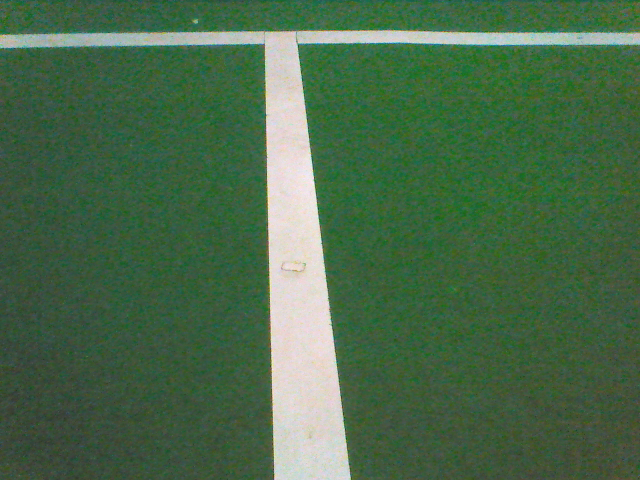
//> input picture images/old_images/001.png, 640 x 480 px
$ ./classifyLine ../../images/old_images/001.png   (built with g++ and OpenCV 4)
//> lines starting //> are read from the running program, lines starting //| are printed output that depends on the picture; after the words box and inside, x2 and y2 are one past the last pixel; in counts of white or black regions, pixels touching at a corner belong together
### src/experiments/classifyLine.hpp
#include <cv.h>


void initTFieldLines (std::vector<Point> &hLineRegion, std::vector<Rect> &hVertexBounds, std::vector<Point> &vLineRegion, std::vector<Rect> &vVertexBounds);
void overlayTemplate(Mat &src, Mat &output, std::vector<Feature> features);
void highLightFeatures(Mat &img, std::vector<Feature> &features);
void fillFeatures(Mat &img, std::vector<Feature> &features);
void expandBoundingArea(std::vector<Vec4i> &lines, std::vector<Feature> &features);
void updateBoundingBox(std::vector<Point> &fillRegion, Point p, std::vector<Rect> &vertexBounds);
bool inRange(double x, double min, double max);
double radToDeg(double thetaInRad);
void help();

### src/experiments/Feature.hpp
using namespace cv;

class Feature {
public:
    std::vector<cv::Point> region;
    std::vector<cv::Rect> vertexBounds;
    double angle; // -90 < angle <= 90
    double tolerance; // 0 <= tolerance <= 90

    Feature(std::vector<cv::Point> &region, std::vector<cv::Rect> &vertexBounds, double angle, double tolerance);
};

Feature::Feature(std::vector<cv::Point> &region, std::vector<cv::Rect> &vertexBounds, double angle, double tolerance) {
    this->region = region;
    this->vertexBounds = vertexBounds;
    this->angle = angle;
    this->tolerance = tolerance;
}

### src/experiments/classifyLine.cpp
#include "opencv2/highgui/highgui.hpp"
#include "opencv2/imgproc/imgproc.hpp"
#include <iostream>
#include <math.h>
#include "Feature.hpp"
#include "classifyLine.hpp"

using namespace cv;
using namespace std;

// Bounding quadrilateral containing the pixels to be classified as training data
// For all data structures, order is clockwise from topleft i.e.
// [0] = topLeft
// [1] = topRight
// [2] = botRight
// [3] = botLeft


// Top left corner of image is (0,0)
int main(int argc, char** argv) {
    if(argc < 2) {
        help();
        exit(1);
    }
    const char* filename = argv[1];
    Mat colourSrc = imread(filename, 1);
//> colourSrc is the input picture: 480 rows x 640 cols, CV_8UC3; mean B, G, R 73.7, 106.1, 73.1
    Mat greySrc = imread(filename, 0);
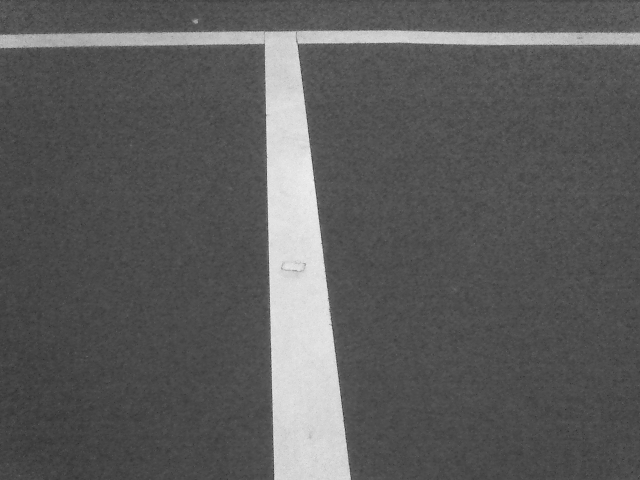
//> greySrc: 480 rows x 640 cols, CV_8UC1; min 46, max 242, mean 92
    if(greySrc.empty()) {
        help();
        cout << "can not open " << filename << endl;
        return -1;
    }

    Mat outputEdgeMap, outputEdgeMap_3ch;
    Canny(greySrc, outputEdgeMap, 50, 200, 3);
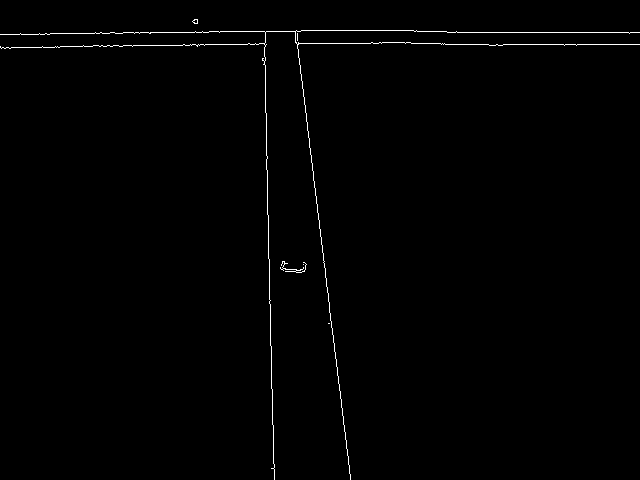
//> outputEdgeMap: 480 rows x 640 cols, CV_8UC1; 0.74% white in thin lines or dots
    cvtColor(outputEdgeMap, outputEdgeMap_3ch, CV_GRAY2BGR);
//> outputEdgeMap_3ch: 480 rows x 640 cols, CV_8UC3; 0.74% white in thin lines or dots
    vector<Vec4i> lines;
    HoughLinesP(outputEdgeMap, lines, 1, CV_PI/180, 50, 50, 80);
//> lines = 11 lines (x1, y1, x2, y2), first 8: [295, 31, 350, 479], [447, 32, 639, 32], [264, 31, 272, 468], [441, 44, 639, 44], [47, 34, 331, 30], [1, 48, 311, 43], [269, 259, 273, 468], [0, 34, 217, 31]

    vector<Point> hLineRegion, vLineRegion;
    vector<Rect> hVertexBounds, vVertexBounds;
    initTFieldLines(hLineRegion,hVertexBounds,vLineRegion,vVertexBounds);

    vector<Feature> features;
    features.push_back(Feature(hLineRegion,hVertexBounds,0,20));
    features.push_back(Feature(vLineRegion,vVertexBounds,90,20));

    Mat blended;
    overlayTemplate(colourSrc,blended,features);

    // Now update the region defined in the template to contain a feature
    // to converge to the feature
    expandBoundingArea(lines,features);

    fillFeatures(outputEdgeMap_3ch,features);

    highLightFeatures(outputEdgeMap_3ch,features);


    namedWindow("blended", CV_WINDOW_NORMAL);
    imshow("blended", blended);
    namedWindow("source", CV_WINDOW_NORMAL);
    imshow("source", greySrc);
    namedWindow( "detected lines", CV_WINDOW_NORMAL);
    imshow("detected lines", outputEdgeMap_3ch);

    waitKey();

    return 0;
}

// Debug function, initialises the required templates for two particular images
void initTFieldLines (vector<Point> &hLineRegion, vector<Rect> &hVertexBounds, vector<Point> &vLineRegion, vector<Rect> &vVertexBounds) {
#if 1 // 001.png
    // Seed initial bestSoFar to be away from the target area
    hLineRegion.push_back(Point(320,240));
    hLineRegion.push_back(Point(320,240));
    hLineRegion.push_back(Point(320,240));
    hLineRegion.push_back(Point(320,240));

    // bounding box for each vertex of the lineRegion
    hVertexBounds.push_back(Rect(Point(0,25),Point(320,40)));
    hVertexBounds.push_back(Rect(Point(320,20),Point(640,40)));
    hVertexBounds.push_back(Rect(Point(320,40),Point(640,60)));
    hVertexBounds.push_back(Rect(Point(0,40),Point(320,60)));

    vLineRegion.push_back(Point(290,240));
    vLineRegion.push_back(Point(290,240));
    vLineRegion.push_back(Point(290,240));
    vLineRegion.push_back(Point(290,240));

    vVertexBounds.push_back(Rect(Point(250,20),Point(290,50)));
    vVertexBounds.push_back(Rect(Point(290,20),Point(310,50)));
    vVertexBounds.push_back(Rect(Point(290,240),Point(370,480)));
    vVertexBounds.push_back(Rect(Point(260,240),Point(290,480)));
#else // 006.png
    // Seed initial bestSoFar to be away from the target area
    hLineRegion.push_back(Point(320,240));
    hLineRegion.push_back(Point(320,240));
    hLineRegion.push_back(Point(320,240));
    hLineRegion.push_back(Point(320,240));

    // bounding box for each vertex of the lineRegion
    hVertexBounds.push_back(Rect(Point(0,80),Point(320,115)));
    hVertexBounds.push_back(Rect(Point(320,120),Point(640,140)));
    hVertexBounds.push_back(Rect(Point(320,140),Point(640,160)));
    hVertexBounds.push_back(Rect(Point(0,115),Point(320,135)));

    vLineRegion.push_back(Point(415,240));
    vLineRegion.push_back(Point(415,240));
    vLineRegion.push_back(Point(415,240));
    vLineRegion.push_back(Point(415,240));

    vVertexBounds.push_back(Rect(Point(380,110),Point(415,240)));
    vVertexBounds.push_back(Rect(Point(415,110),Point(440,240)));
    vVertexBounds.push_back(Rect(Point(415,240),Point(475,480)));
    vVertexBounds.push_back(Rect(Point(360,240),Point(415,480)));
#endif
}

void overlayTemplate(Mat &src, Mat &output, vector<Feature> features) {
    // Overlay the template used
    Mat temp = src.clone();

    for(size_t i = 0; i < features.size(); ++i) {
        //Point template_pts[] = {Point(0,90), Point(640,120), Point(640,160),Point(0,140)};
        Feature f = features[i];
        vector<Point> template_pts;
        template_pts.push_back(Point(f.vertexBounds[0].x, f.vertexBounds[0].y));
        template_pts.push_back(Point(f.vertexBounds[1].x + f.vertexBounds[1].width, f.vertexBounds[1].y));
        template_pts.push_back(Point(f.vertexBounds[2].x + f.vertexBounds[2].width, f.vertexBounds[2].y + f.vertexBounds[2].height));
        template_pts.push_back(Point(f.vertexBounds[3].x, f.vertexBounds[3].y + f.vertexBounds[3].height));

        // &template_pts[0] is the first element of the vector
        fillConvexPoly(temp,&template_pts[0],4,Scalar(255,0,0), CV_AA, 0);
    }
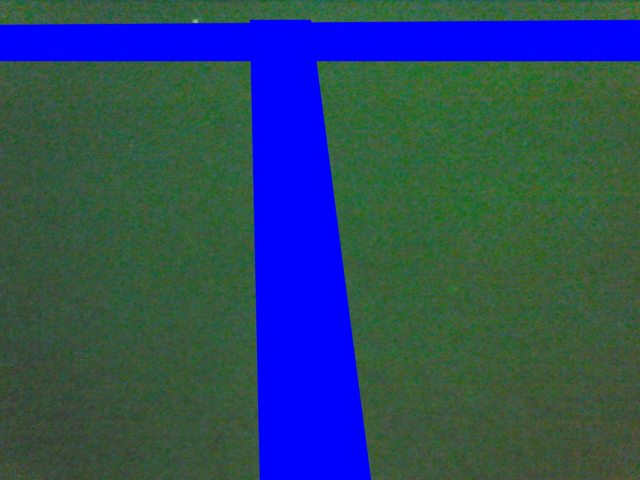
//> temp: 480 rows x 640 cols, CV_8UC3; mean B, G, R 97.6, 73.8, 44.9

    //Point template_pts_2[] = {Point(380,100), Point(450,100), Point(480,480),Point(350,480)};
    //fillConvexPoly(temp,&template_pts_2[0],4,Scalar(255,0,0), CV_AA, 0);

    double alpha = 0.6;
    double beta = 1.0 - alpha;
    double gamma = 0.0;
    addWeighted(src,alpha,temp,beta,gamma,output);
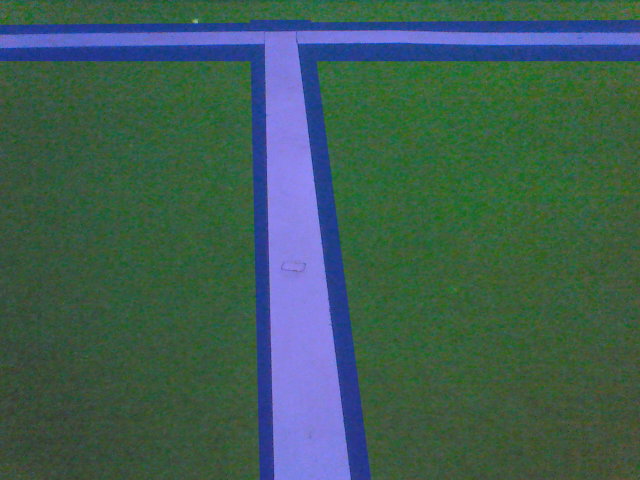
//> output: 480 rows x 640 cols, CV_8UC3; mean B, G, R 83.3, 93.2, 61.8
//> the loop in expandBoundingArea, `for(size_t i = 0; i < lines.size(); i++)` made 11 passes
//> (pts, thetaInRad, thetaInDeg) on passes 1 to 8: (2 Points (x, y): [295, 31], [350, 479], 1.45, 83), (2 Points (x, y): [447, 32], [639, 32], 0, 0), (2 Points (x, y): [264, 31], [272, 468], 1.55, 88.95), (2 Points (x, y): [441, 44], [639, 44], 0, 0), (2 Points (x, y): [47, 34], [331, 30], -0.0141, -0.807), (2 Points (x, y): [1, 48], [311, 43], -0.0161, -0.924), (2 Points (x, y): [269, 259], [273, 468], 1.55, 88.9), (2 Points (x, y): [0, 34], [217, 31], -0.0138, -0.792)
}

// Given the features, highlight the bounds
void highLightFeatures(Mat &img, vector<Feature> &features) {
    // For each feature, highlight the bounding area's edges
    for(size_t i = 0; i < features.size(); ++i) {
        line(img,features[i].region[0],features[i].region[1],Scalar(0,0,255),1,CV_AA);
        line(img,features[i].region[1],features[i].region[2],Scalar(0,0,255),1,CV_AA);
        line(img,features[i].region[2],features[i].region[3],Scalar(0,0,255),1,CV_AA);
        line(img,features[i].region[3],features[i].region[0],Scalar(0,0,255),1,CV_AA);
    }
}

// Given the features, fill in pixels that are within it
void fillFeatures(Mat &img, vector<Feature> &features) {
    // if the point is inside or on the contour
    // colour it in
    for(int y = 0; y < img.rows; ++y) {
        for(int x = 0; x < img.cols; ++x) {
            Point p = Point(x,y);
            //Vec3b colour = colourSrc.at<Vec3b>(p);
            for(size_t i = 0; i < features.size(); ++i) {
                // if the point is in the feature, colour it in
                if(pointPolygonTest(features[i].region,p,false) >= 0) {
                    line(img,p,p,Scalar(255,255,0),2,CV_AA);
                }
            }
        }
    }
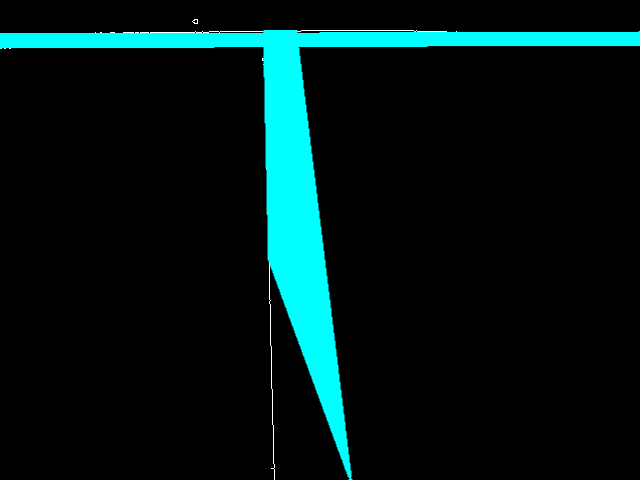
//> img: 480 rows x 640 cols, CV_8UC3; mean B, G, R 21.9, 21.9, 0.4
//> after the loop in highLightFeatures, `for(size_t i = 0; i < features.size(); ++i)`:
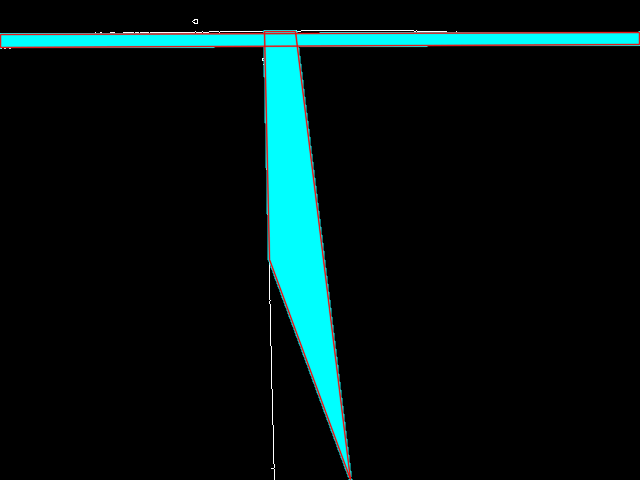
//> img: 480 rows x 640 cols, CV_8UC3; 2.14% of pixels changed, all inside (x1, y1, x2, y2) = (0, 30, 640, 480)
}

// Given the detected HoughLines and the features to be detected
// expand the boudning area of the features if they meet certain conditions
void expandBoundingArea(vector<Vec4i> &lines, vector<Feature> &features) {
    for(size_t i = 0; i < lines.size(); i++) {
        Vec4i l = lines[i];
        // End points of detected lines
        Point pts[] = {Point(l[0], l[1]),
            Point(l[2], l[3])};

        // then theta is the principal arctan of the line (atan not atan2)
        // Hence -90 < radToDeg(theta) < 90
        // Hence 0 <= absThetaInDeg <= 90
        double thetaInRad = (l[2] == l[0]) ? M_PI/2 : atan((double)(l[3]-l[1])/(l[2]-l[0]));
        double thetaInDeg = radToDeg(thetaInRad);

        for(size_t k = 0; k < features.size(); ++k) {
            Feature f = features[k];
            double min = f.angle - f.tolerance;
            double max = f.angle + f.tolerance;
            // If the calculated angle is within the calculated range
            // If not try swapping to the opposite quadrant (since lines extend in both directions)
            if(inRange(thetaInDeg,min,max) || inRange(thetaInDeg + 180,min,max) || inRange(thetaInDeg - 180,min,max)) {
                for(int i = 0; i < 2; ++i) {
                    updateBoundingBox(features[k].region,pts[i],features[k].vertexBounds);
                }
            }
        }
    }
}

// Given a point, if it increases the scope of the bounding box,
// update the bounding box
// @param fillRegion the region so far determined to be inside the feature
// @param vertexBounds each vertex of the field line has its own bounding box
void updateBoundingBox(vector<Point> &fillRegion, Point p, vector<Rect> &vertexBounds) {
    if(p.x < fillRegion[0].x && vertexBounds[0].contains(p)) {
        fillRegion[0] = p;
    }
    if(p.x > fillRegion[1].x && vertexBounds[1].contains(p)) {
        fillRegion[1] = p;
    }
    if(p.x > fillRegion[2].x && vertexBounds[2].contains(p)) {
        fillRegion[2] = p;
    }
    if(p.x < fillRegion[3].x && vertexBounds[3].contains(p)) {
        fillRegion[3] = p;
    }
}

double radToDeg(double thetaInRad) {
    return thetaInRad * 180 / M_PI;
}

bool inRange(double x, double min, double max) {
    return (x > min && x < max ? true : false);
}

// [5 lines left out: function help, not called in this run]

$ run again, with images/old_images/002.png copied over images/old_images/001.png
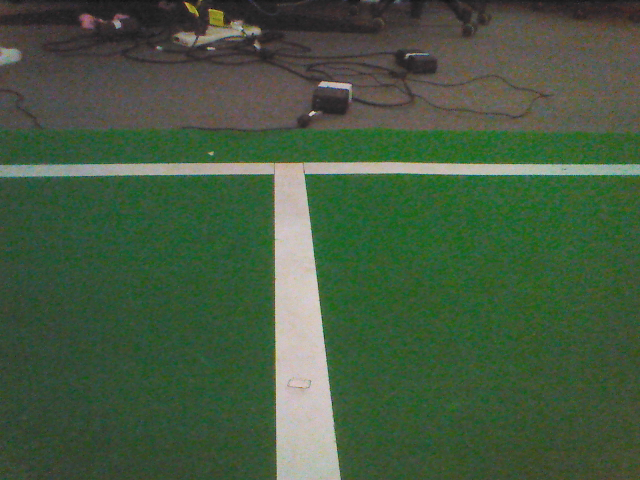
//> input picture images/old_images/002.png, 640 x 480 px
//> colourSrc is the input picture: 480 rows x 640 cols, CV_8UC3; mean B, G, R 64.3, 90.3, 68.5
//> `Canny(greySrc, outputEdgeMap, 50, 200, 3);`:
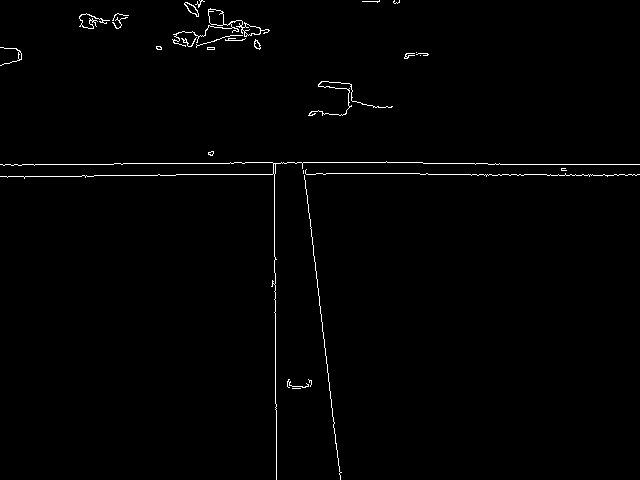
//> outputEdgeMap: 480 rows x 640 cols, CV_8UC1; 1% white in thin lines or dots
//> outputEdgeMap_3ch: 480 rows x 640 cols, CV_8UC3; 1% white in thin lines or dots
//> lines = 16 lines (x1, y1, x2, y2), first 8: [475, 164, 639, 164], [158, 174, 325, 174], [423, 163, 499, 163], [230, 162, 422, 162], [82, 175, 175, 175], [275, 409, 275, 257], [302, 163, 340, 475], [273, 171, 589, 176]
//> the loop in expandBoundingArea, `for(size_t i = 0; i < lines.size(); i++)` made 16 passes
//> (pts, thetaInRad, thetaInDeg) on passes 1 to 8: (2 Points (x, y): [475, 164], [639, 164], 0, 0), (2 Points (x, y): [158, 174], [325, 174], 0, 0), (2 Points (x, y): [423, 163], [499, 163], 0, 0), (2 Points (x, y): [230, 162], [422, 162], 0, 0), (2 Points (x, y): [82, 175], [175, 175], 0, 0), (2 Points (x, y): [275, 409], [275, 257], 1.57, 90), (2 Points (x, y): [302, 163], [340, 475], 1.45, 83.06), (2 Points (x, y): [273, 171], [589, 176], 0.0158, 0.907)
//> after the loop in highLightFeatures, `for(size_t i = 0; i < features.size(); ++i)`:
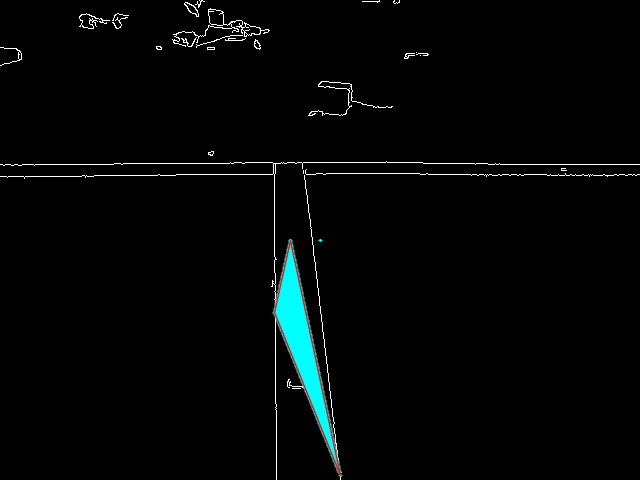
//> img: 480 rows x 640 cols, CV_8UC3; mean B, G, R 5.7, 5.7, 3.1

$ run again, with images/old_images/003.png copied over images/old_images/001.png
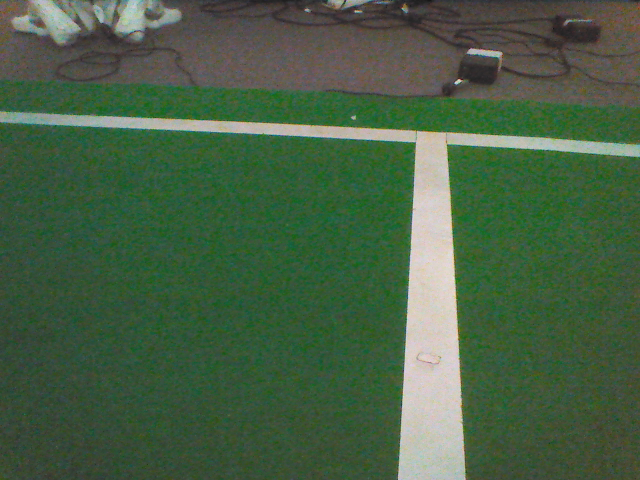
//> input picture images/old_images/003.png, 640 x 480 px
//> colourSrc is the input picture: 480 rows x 640 cols, CV_8UC3; mean B, G, R 68.2, 96.2, 70.9
//> `Canny(greySrc, outputEdgeMap, 50, 200, 3);`:
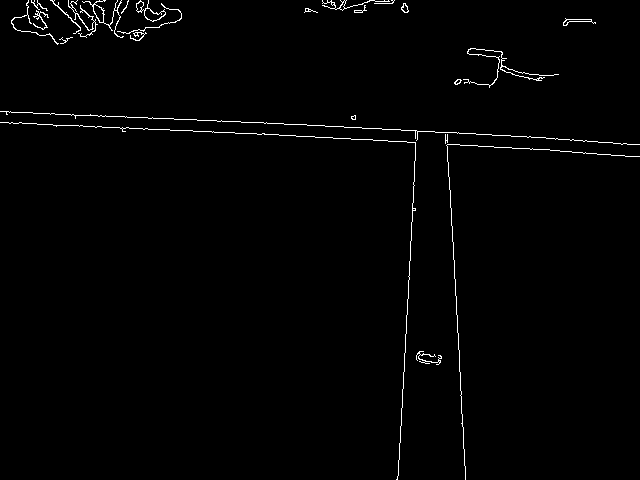
//> outputEdgeMap: 480 rows x 640 cols, CV_8UC1; 1.2% white in thin lines or dots
//> outputEdgeMap_3ch: 480 rows x 640 cols, CV_8UC3; 1.2% white in thin lines or dots
//> lines = 21 lines (x1, y1, x2, y2), first 8: [80, 125, 559, 150], [152, 117, 573, 139], [447, 140, 464, 465], [398, 475, 416, 130], [555, 139, 639, 144], [453, 242, 465, 474], [6, 112, 266, 122], [0, 122, 144, 129]
//> the loop in expandBoundingArea, `for(size_t i = 0; i < lines.size(); i++)` made 21 passes
//> (pts, thetaInRad, thetaInDeg) on passes 1 to 8: (2 Points (x, y): [80, 125], [559, 150], 0.0521, 2.99), (2 Points (x, y): [152, 117], [573, 139], 0.0522, 2.99), (2 Points (x, y): [447, 140], [464, 465], 1.52, 87.01), (2 Points (x, y): [398, 475], [416, 130], -1.52, -87.01), (2 Points (x, y): [555, 139], [639, 144], 0.0595, 3.41), (2 Points (x, y): [453, 242], [465, 474], 1.52, 87.04), (2 Points (x, y): [6, 112], [266, 122], 0.0384, 2.2), (2 Points (x, y): [0, 122], [144, 129], 0.0486, 2.78)
//> after the loop in highLightFeatures, `for(size_t i = 0; i < features.size(); ++i)`:
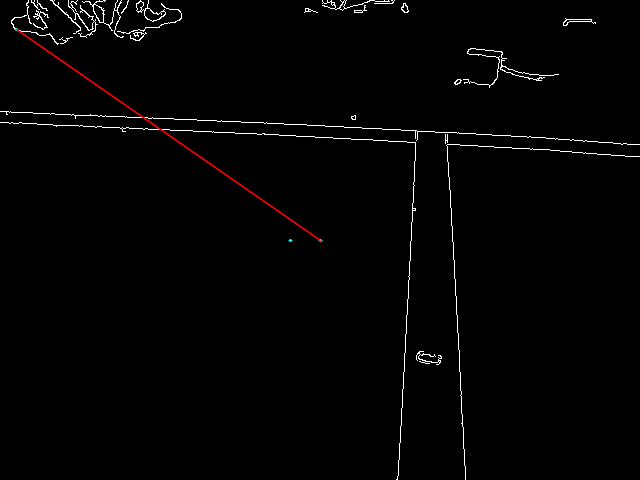
//> img: 480 rows x 640 cols, CV_8UC3; mean B, G, R 3.1, 3.1, 3.6
